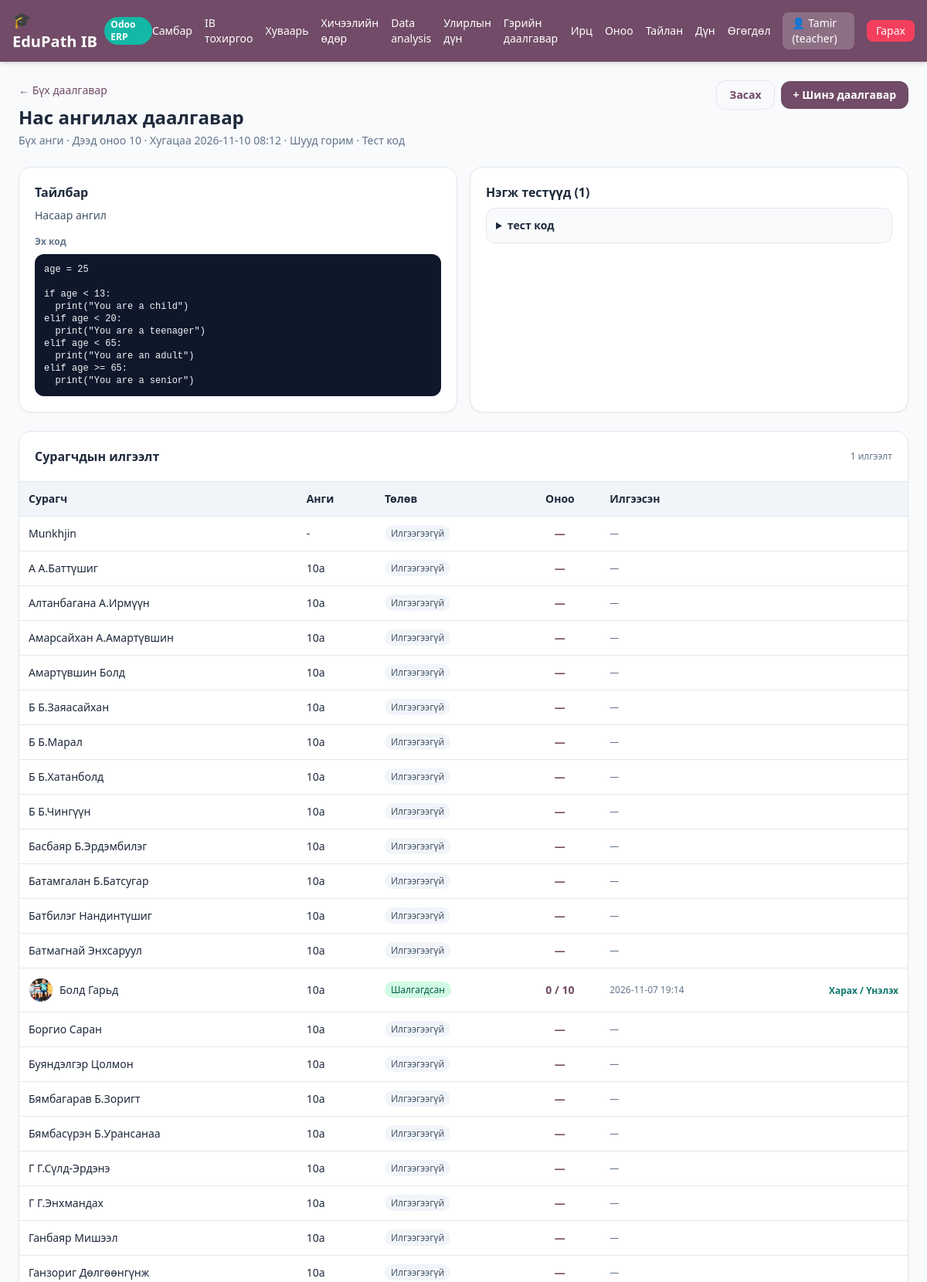
Screenshot of /teacher/homework/6 (signed in, upper part) with the database file from the repository.
### tables this page shows
CREATE TABLE users (
        id INTEGER PRIMARY KEY AUTOINCREMENT,
        username TEXT UNIQUE,
        password TEXT,
        role TEXT,
        gemini_api_key TEXT
    , deepseek_api_key TEXT, grade TEXT, name TEXT, surname TEXT, student_code TEXT, email TEXT, gender TEXT, phone TEXT, instagram TEXT, photo_path TEXT);

CREATE TABLE homework (
        id INTEGER PRIMARY KEY AUTOINCREMENT,
        title TEXT NOT NULL,
        description TEXT,
        starter_code TEXT,
        max_score INTEGER DEFAULT 10,
        due_date TEXT,
        grade TEXT,
        check_mode TEXT DEFAULT 'recursive',
        created_by INTEGER,
        created_at INTEGER,
        is_active INTEGER DEFAULT 1
    , check_type TEXT DEFAULT 'tests', fixed_answer TEXT);

CREATE TABLE homework_tests (
        id INTEGER PRIMARY KEY AUTOINCREMENT,
        homework_id INTEGER NOT NULL,
        name TEXT,
        test_code TEXT NOT NULL
    );

CREATE TABLE homework_submissions (
        id INTEGER PRIMARY KEY AUTOINCREMENT,
        homework_id INTEGER NOT NULL,
        student_id INTEGER NOT NULL,
        code TEXT,
        status TEXT DEFAULT 'pending',
        score INTEGER,
        max_score INTEGER,
        explanation TEXT,
        test_results_json TEXT,
        submitted_at INTEGER,
        checked_at INTEGER,
        UNIQUE(homework_id, student_id)
    );

### app.py (the view)
@app.get("/teacher/homework/{homework_id}", response_class=HTMLResponse)
def teacher_homework_detail(
    homework_id: int,
    request: Request,
    user: dict = Depends(get_current_user),
    db: sqlite3.Connection = Depends(get_db),
):
    if not user or user["role"] != "teacher":
        return RedirectResponse("/login")
    homework = _get_homework(db, homework_id)
    if not homework or homework["created_by"] != user["id"]:
        raise HTTPException(status_code=404)
    c = db.cursor()
    c.execute("SELECT * FROM homework_tests WHERE homework_id = ? ORDER BY id", (homework_id,))
    tests = [dict(row) for row in c.fetchall()]
    c.execute(
        """
        SELECT hs.*, u.name, u.surname, u.username, u.grade, u.photo_path
        FROM homework_submissions hs
        JOIN users u ON u.id = hs.student_id
        WHERE hs.homework_id = ?
        ORDER BY u.surname, u.name
        """,
        (homework_id,),
    )
    submissions = [dict(row) for row in c.fetchall()]
    sub_map = {row["student_id"]: row for row in submissions}
    if (homework["grade"] or "").strip():
        c.execute(
            "SELECT * FROM users WHERE role = 'student' AND grade = ? ORDER BY surname, name",
            (homework["grade"],),
        )
    else:
        c.execute("SELECT * FROM users WHERE role = 'student' ORDER BY grade, surname, name")
    students = [dict(row) for row in c.fetchall()]
    return templates.TemplateResponse(
        request=request,
        name="teacher_homework_detail.html",
        context={
            "user": user,
            "homework": homework,
            "tests": tests,
            "students": students,
            "submissions": submissions,
            "sub_map": sub_map,
        },
    )

### templates/teacher_homework_detail.html (shortened to what this page needs)
{% extends "base.html" %}
{% block content %}
<div class="space-y-6">
  <div class="flex flex-wrap justify-between items-start gap-3">
    <div>
      <a href="/teacher/homework" class="text-sm text-[#714B67] hover:underline">← Бүх даалгавар</a>
      <h1 class="text-2xl font-black text-slate-800 mt-2">{{ homework.title }}</h1>
      <p class="text-sm text-slate-500 mt-1">
        {{ homework.grade if homework.grade else 'Бүх анги' }} · Дээд оноо {{ homework.max_score }}
        {% if homework.due_date %} · Хугацаа {{ homework.due_date.replace('T', ' ') }}{% endif %}
        · {% if homework.check_mode == 'queue' %}Дараалал горим{% else %}Шууд горим{% endif %}
        · {% if homework.check_type == 'fixed' %}Тогтмол хариулт{% else %}Тест код{% endif %}
      </p>
    </div>
    <div class="flex items-center gap-2">
      <a href="/teacher/homework/{{ homework.id }}/edit" class="px-4 py-2 border text-[#714B67] text-sm font-semibold rounded-xl hover:bg-slate-50">Засах</a>
      <a href="/teacher/homework/new" class="px-4 py-2 bg-[#714B67] text-white text-sm font-semibold rounded-xl hover:bg-[#5c3c54]">+ Шинэ даалгавар</a>
    </div>
  </div>
  <div class="grid grid-cols-1 lg:grid-cols-2 gap-4">
    <div class="bg-white p-5 rounded-2xl border shadow-sm">
      <h2 class="font-bold text-slate-800 mb-2">Тайлбар</h2>
      <p class="text-sm text-slate-600 whitespace-pre-line">{{ homework.description or 'Тайлбар оруулаагүй.' }}</p>
      {% if homework.starter_code %}
        <h3 class="font-semibold text-xs text-slate-500 mt-4 mb-2">Эх код</h3>
        <pre class="text-xs bg-slate-900 text-slate-100 rounded-xl p-3 overflow-x-auto whitespace-pre-wrap font-mono">{{ homework.starter_code }}</pre>
      {% endif %}
    </div>
    <div class="bg-white p-5 rounded-2xl border shadow-sm">
      {% if homework.check_type == 'fixed' %}
        <h2 class="font-bold text-slate-800 mb-2">Тогтмол хариулт</h2>
        <p class="text-sm text-slate-600">Хүлээгдэж буй хариулт:</p>
        <pre class="mt-2 text-sm bg-slate-50 border rounded-xl p-3 font-mono">{{ homework.fixed_answer or '-' }}</pre>
        <p class="text-xs text-slate-500 mt-2">Сурагчийн хариулт энэ утгатай тэнцэж байвал бүтэн оноо өгнө.</p>
      {% else %}
        <h2 class="font-bold text-slate-800 mb-2">Нэгж тестүүд ({{ tests|length }})</h2>
        {% for t in tests %}
          <details class="border rounded-xl p-3 mb-2 bg-slate-50">
            <summary class="text-sm font-semibold cursor-pointer">{{ t.name }}</summary>
          </details>
        {% else %}
          <p class="text-sm text-slate-400">Тест оруулаагүй. Илгээлтүүд багшийн гараар үнэлэгдэнэ.</p>
        {% endfor %}
      {% endif %}
    </div>
  </div>
  <div class="bg-white rounded-2xl border shadow-sm overflow-x-auto">
    <div class="p-5 border-b flex justify-between items-center">
      <h2 class="font-bold text-slate-800">Сурагчдын илгээлт</h2>
      <span class="text-xs text-slate-500">{{ submissions|length }} илгээлт</span>
    </div>
    <table class="w-full text-sm">
      <thead>
        <tr class="bg-slate-100 text-left">
          <th class="p-3 border-b">Сурагч</th>
          <th class="p-3 border-b">Анги</th>
          <th class="p-3 border-b">Төлөв</th>
          <th class="p-3 border-b text-center">Оноо</th>
          <th class="p-3 border-b">Илгээсэн</th>
          <th class="p-3 border-b"></th>
        </tr>
      </thead>
      <tbody>
        {% for s in students %}
          {% set sub = sub_map.get(s.id) %}
          <tr class="border-b hover:bg-slate-50">
            <td class="p-3">
              <div class="flex items-center gap-2">
                {% if s.photo_path %}<img src="/photo/{{ s.photo_path }}" alt="" class="w-8 h-8 rounded-full object-cover border">{% endif %}
                <span>{{ (s.surname or '') ~ ' ' ~ (s.name or '') if s.name else s.username }}</span>
              </div>
            </td>
            <td class="p-3">{{ s.grade or '-' }}</td>
            <td class="p-3 text-xs">
              {% if not sub %}
                <span class="px-2 py-0.5 rounded-full bg-slate-100 text-slate-600">Илгээгээгүй</span>
              {% elif sub.status == 'done' %}
                <span class="px-2 py-0.5 rounded-full bg-emerald-100 text-emerald-800">Шалгагдсан</span>
              {% elif sub.status == 'checking' %}
                <span class="px-2 py-0.5 rounded-full bg-amber-100 text-amber-800">Шалгаж байна</span>
              {% elif sub.status == 'error' %}
                <span class="px-2 py-0.5 rounded-full bg-rose-100 text-rose-800">Алдаа</span>
              {% else %}
                <span class="px-2 py-0.5 rounded-full bg-slate-100 text-slate-700">Үнэлгээ хүлээж байна</span>
              {% endif %}
            </td>
            <td class="p-3 text-center font-bold text-[#714B67]">
              {% if sub and sub.score is not none %}{{ sub.score }} / {{ sub.max_score or homework.max_score }}{% else %}—{% endif %}
            </td>
            <td class="p-3 text-xs text-slate-500">{{ sub.submitted_at|datetime if sub and sub.submitted_at else '—' }}</td>
            <td class="p-3 text-right">
              {% if sub %}
                <a href="/teacher/homework/{{ homework.id }}/submission/{{ sub.id }}" class="text-xs font-semibold text-teal-700 hover:underline">Харах / Үнэлэх</a>
              {% endif %}
            </td>
          </tr>
        {% else %}
          <tr><td colspan="6" class="p-6 text-center text-slate-400">Сурагч бүртгэгдээгүй байна.</td></tr>
        {% endfor %}
      </tbody>
    </table>
  </div>
</div>
{% endblock %}

### templates/base.html (shortened to what this page needs)
<!DOCTYPE html>
<html lang="mn">
<head>
  <script src="https://cdn.tailwindcss.com"></script>
</head>
<body class="bg-slate-50 text-slate-800 min-h-screen flex flex-col">
  <nav class="bg-[#714B67] text-white shadow-md">
    <div class="max-w-7xl mx-auto px-4 py-3 flex justify-between items-center">
      <a href="/" class="flex items-center space-x-2 font-bold text-xl">
        <span>🎓 EduPath IB</span>
        <span class="text-xs bg-teal-500 text-white px-2 py-0.5 rounded-full">Odoo ERP</span>
      </a>
      <div class="flex items-center space-x-4 text-sm">
        {% if user %}
          {% if user.role == 'teacher' %}
            <a href="/teacher" class="hover:underline">Самбар</a>
            <a href="/teacher/setup" class="hover:underline">IB тохиргоо</a>
            <a href="/teacher/timetable" class="hover:underline">Хуваарь</a>
            <a href="/teacher/sessions" class="hover:underline">Хичээлийн өдөр</a>
            <a href="/teacher/data-analysis" class="hover:underline">Data analysis</a>
            <a href="/teacher/term-grades" class="hover:underline">Улирлын дүн</a>
            <a href="/teacher/homework" class="hover:underline">Гэрийн даалгавар</a>
            <a href="/teacher/attendance" class="hover:underline">Ирц</a>
            <a href="/teacher/scoring" class="hover:underline">Оноо</a>
            <a href="/teacher/reports" class="hover:underline">Тайлан</a>
            <a href="/scores" class="hover:underline">Дүн</a>
            <a href="/teacher/data-transfer" class="hover:underline">Өгөгдөл</a>
          {% else %}
            <a href="/student" class="hover:underline">Самбар</a>
            <a href="/student/data-analysis" class="hover:underline">Data analysis</a>
            <a href="/student/term-grades" class="hover:underline">Улирлын дүн</a>
            <a href="/student/report" class="hover:underline">Миний тайлан</a>
          {% endif %}
          <span class="bg-white/20 px-3 py-1 rounded-lg">👤 {{ user.name or user.username }} ({{ user.role }})</span>
          <a href="/logout" class="bg-rose-500 hover:bg-rose-600 px-3 py-1 rounded-lg transition">Гарах</a>
        {% endif %}
      </div>
    </div>
  </nav>
  <main class="flex-1 max-w-7xl w-full mx-auto p-6">
    {% block content %}{% endblock %}
  </main>
</body>
</html>

### rows the page displays
users: username "Tamir", role "teacher"
homework: title "Нас ангилах даалгавар", max_score "10", due_date.replace "2026-11-10 08:12", description "Насаар ангил", starter_code "age = 25 if age < 13: print(\"You are a child\") elif age < 20: print(\"You are a teenager\") elif age < 65: print(\"You are an adult\") elif age >= 65: print(\"You are a senior\")"
homework_tests: name "тест код"
users: username "Munkhjin", grade "-", shows "Илгээгээгүй", submitted_at "—"
users: name+surname "А А.Баттүшиг", grade "10a", shows "Илгээгээгүй", submitted_at "—"
users: name+surname "Алтанбагана А.Ирмүүн", grade "10a", shows "Илгээгээгүй", submitted_at "—"
users: name+surname "Амарсайхан А.Амартүвшин", grade "10a", shows "Илгээгээгүй", submitted_at "—"
users: name+surname "Амартүвшин Болд", grade "10a", shows "Илгээгээгүй", submitted_at "—"
users: name+surname "Б Б.Заяасайхан", grade "10a", shows "Илгээгээгүй", submitted_at "—"
users: name+surname "Б Б.Марал", grade "10a", shows "Илгээгээгүй", submitted_at "—"
users: name+surname "Б Б.Хатанболд", grade "10a", shows "Илгээгээгүй", submitted_at "—"
users: name+surname "Б Б.Чингүүн", grade "10a", shows "Илгээгээгүй", submitted_at "—"
users: name+surname "Басбаяр Б.Эрдэмбилэг", grade "10a", shows "Илгээгээгүй", submitted_at "—"
users: name+surname "Батамгалан Б.Батсугар", grade "10a", shows "Илгээгээгүй", submitted_at "—"
users: name+surname "Батбилэг Нандинтүшиг", grade "10a", shows "Илгээгээгүй", submitted_at "—"
users: name+surname "Батмагнай Энхсаруул", grade "10a", shows "Илгээгээгүй", submitted_at "—"
users: photo_path (picture), name+surname "Болд Гарьд", grade "10a", shows "Шалгагдсан"
homework_submissions: score "0", max_score "10", submitted_at "2026-11-07 19:14"
users: name+surname "Боргио Саран", grade "10a", shows "Илгээгээгүй", submitted_at "—"
users: name+surname "Буяндэлгэр Цолмон", grade "10a", shows "Илгээгээгүй", submitted_at "—"
users: name+surname "Бямбагарав Б.Зоригт", grade "10a", shows "Илгээгээгүй", submitted_at "—"
users: name+surname "Бямбасүрэн Б.Урансанаа", grade "10a", shows "Илгээгээгүй", submitted_at "—"
users: name+surname "Г Г.Сүлд-Эрдэнэ", grade "10a", shows "Илгээгээгүй", submitted_at "—"
users: name+surname "Г Г.Энхмандах", grade "10a", shows "Илгээгээгүй", submitted_at "—"
users: name+surname "Ганбаяр Мишээл", grade "10a", shows "Илгээгээгүй", submitted_at "—"
users: name+surname "Ганзориг Дөлгөөнгүнж", grade "10a", shows "Илгээгээгүй", submitted_at "—"

### other values shown
{{ homework.grade if homework.grade else 'Бүх анги' }} "Бүх анги"
{{ tests|length }} "1"
{{ submissions|length }} "1"
